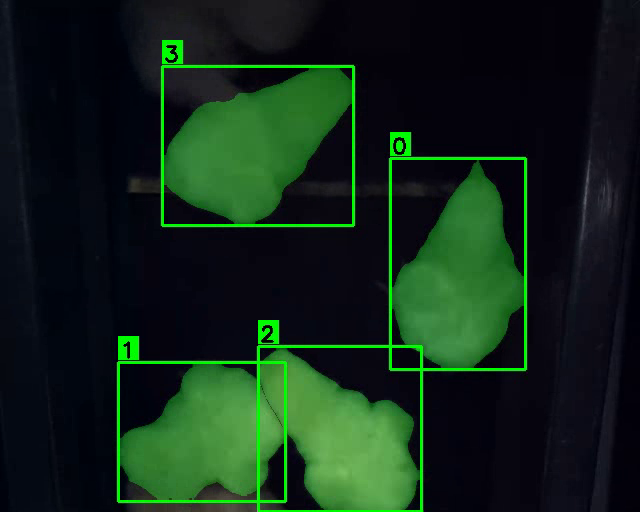
#> input picture frame 5 of data/5.avi_yolo11m_tracked.mp4, 640 x 512 px, given in place of 1.avi, which was not available
$ jupyter execute 'подсчет_цыплят_камера1.ipynb'
#> lines starting #> are read from the running program, lines starting #| are printed output that depends on the picture; after the words box and inside, x2 and y2 are one past the last pixel; in counts of white or black regions, pixels touching at a corner belong together; pictures that were not available may be replaced by others from this repository, and a replacement may not be noted
[cell 1]
import os, cv2
import numpy as np

video_path = "Dataset\\cam1\\1.avi"
# video_path = "1_.avi"
output_path = video_path+"_color_tracked.mp4"

cap = cv2.VideoCapture(video_path)
if not cap.isOpened():
    raise FileNotFoundError(f"Не удалось открыть видео: {video_path}")

frame_width = int(cap.get(cv2.CAP_PROP_FRAME_WIDTH))
frame_height = int(cap.get(cv2.CAP_PROP_FRAME_HEIGHT))
fps = int(cap.get(cv2.CAP_PROP_FPS)) or 30

# Настройка колонок для формата 1624х1240 46к/с (ДАТАСЕТ ТАКОЙ :)
row1_width = 200
row2_width = 420
row3_width = 480
row4_width = 420
row5_width = frame_width - (row1_width + row2_width + row3_width + row4_width)

x2 = row1_width
x3 = x2 + row2_width
x4 = x3 + row3_width
x5 = x4 + row4_width

# Цветовой фильтр. цыпленок детектится при появлении сразу
lower_yellow = np.array([10, 20, 110])   # Оттенок желтый H 10-40, насыщенность S 20-200
upper_yellow = np.array([40, 200, 255])  # Яркость V 60-255. 60 на темном датасете
kernel = cv2.getStructuringElement(cv2.MORPH_ELLIPSE, (7, 7))

# Инициализация
fourcc = cv2.VideoWriter_fourcc(*'mp4v')
out = cv2.VideoWriter(output_path, fourcc, fps, (812, 620))
seen_ids = {"row2": set(), "row3": set(), "row4": set()}
next_id = 0
tracks = {}  # {id: [cx, cy, frame, zone]}

frame_count = 0
while cap.isOpened():
    success, frame = cap.read()
#> frame is the input picture: shape (512, 640, 3); mean B, G, R 24.1, 39.1, 17.4
    if not success:
        break

    # frame = cv2.flip(frame, -1)  # flipCode = -1 → поворот на 180°
    frame[0:60, :] = 0  # Закрашиваем верхнюю часть кадра (60 пикселей) чёрным цветом (от ложных срабатываний отжелезки сверху).
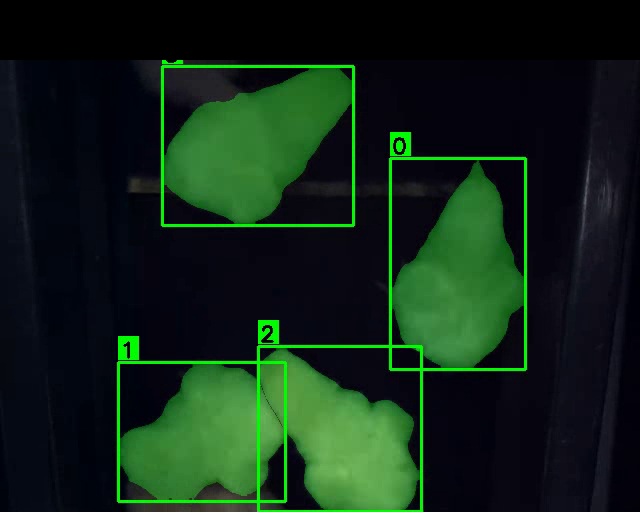
#> frame: shape (512, 640, 3); 11.72% of pixels changed, all inside (x1, y1, x2, y2) = (0, 0, 640, 60)
    # frame = cv2.medianBlur(frame,25)  # медианное размытие. Не помогло.
    annotated_frame = frame.copy()
    hsv = cv2.cvtColor(frame, cv2.COLOR_BGR2HSV)
#> hsv: shape (512, 640, 3); mean H, S, V 90.7, 156.1, 44
    mask = cv2.inRange(hsv, lower_yellow, upper_yellow)
#> mask: shape (512, 640); every value is 0
    mask = cv2.morphologyEx(mask, cv2.MORPH_OPEN, kernel)
    mask = cv2.morphologyEx(mask, cv2.MORPH_CLOSE, kernel)

    contours, _ = cv2.findContours(mask, cv2.RETR_EXTERNAL, cv2.CHAIN_APPROX_SIMPLE)
#> contours = []

    current_objects = []
    for cnt in contours:
        area = cv2.contourArea(cnt)
        if area < 30000:  # площадь объекта
            continue

        x, y, w, h = cv2.boundingRect(cnt)
        cx = x + w // 2
        cy = y + h // 2

        if x2 <= cx < x3:
            zone = "row2"
        elif x3 <= cx < x4:
            zone = "row3"
        elif x4 <= cx < x5:
            zone = "row4"
        else:
            continue

        current_objects.append((cx, cy, w, h, zone))
        color = (255, 0, 0) if zone == "row2" else (0, 255, 0) if zone == "row3" else (0, 0, 255)
        cv2.rectangle(annotated_frame, (x, y), (x+w, y+h), color, 4)
#> this loop made 0 passes
#> after the loop, current_objects = []

    # Трекинг с привязкой к колонке
    new_tracks = {}
    for cx, cy, w, h, zone in current_objects:
        matched = False
        for tid, (prev_cx, prev_cy, last_frame, prev_zone) in tracks.items():
            if zone == prev_zone and prev_cy < cy:
                new_tracks[tid] = (cx, cy, frame_count, zone)
                matched = True
                break

        if not matched:
            seen_ids[zone].add(next_id)
            new_tracks[next_id] = (cx, cy, frame_count, zone)
            next_id += 1
#> after the loop, new_tracks = 0 items; next_id = 0

    tracks = new_tracks
#> tracks = 0 items

    # Отрисовка
    cv2.line(annotated_frame, (x2, 0), (x2, frame_height), (255, 255, 255), 1)
    cv2.line(annotated_frame, (x3, 0), (x3, frame_height), (255, 255, 255), 1)
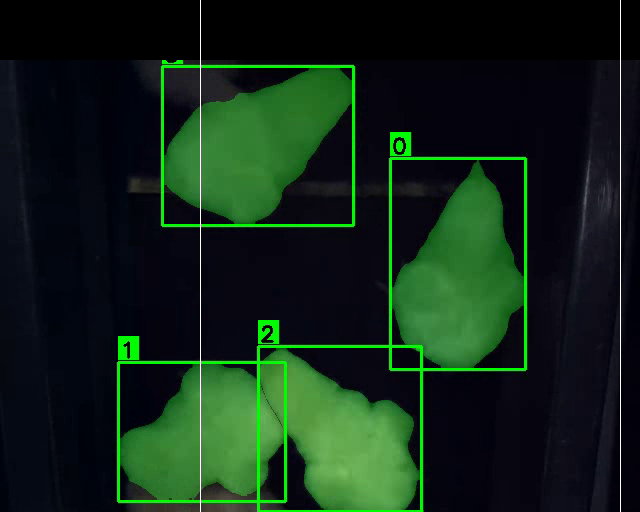
#> annotated_frame: shape (512, 640, 3); mean B, G, R 22.9, 38.4, 17
    cv2.line(annotated_frame, (x4, 0), (x4, frame_height), (255, 255, 255), 1)
    cv2.line(annotated_frame, (x5, 0), (x5, frame_height), (255, 255, 255), 1)

    for tid, (cx, cy, last_frame, zone) in tracks.items():
        color = (255, 0, 0) if zone == "row2" else (0, 255, 0) if zone == "row3" else (0, 0, 255)
        cv2.putText(annotated_frame, f"ID:{tid}", (int(cx), int(cy)),
                    cv2.FONT_HERSHEY_SIMPLEX, 1.0, color, 3)

    # УМЕНЬШАЕМ КАДР ПОСЛЕ ОБРАБОТКИ ДЛЯ ВЫХОДНОГО ВИДЕО
    annotated_frame = cv2.resize(annotated_frame, (812, 620), interpolation=cv2.INTER_AREA)
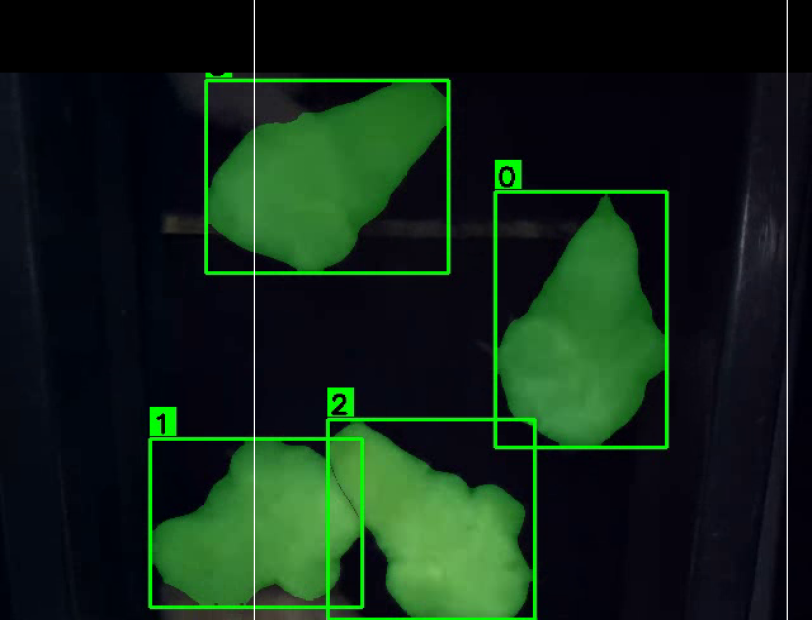
#> annotated_frame: shape (620, 812, 3); mean B, G, R 22.9, 38.4, 17
    out.write(annotated_frame)
    frame_count += 1
    if frame_count % 440 == 0:  # печатаем примерно раз в 10 секунд (440 фреймов)
        print(f"Кадр {frame_count}: объектов = {len(current_objects)}")

cap.release()
out.release()

# Вывод
row2_count = len(seen_ids["row2"])
row3_count = len(seen_ids["row3"])
row4_count = len(seen_ids["row4"])
total = row2_count + row3_count + row4_count
print("\n" + "="*60)
print(f"✅ Колонка 2 (левый): {row2_count}")
print(f"✅ Колонка 3 (центр): {row3_count}")
print(f"✅ Колонка 4 (правый): {row4_count}")
print(f"✅ ВСЕГО: {total}")
print("="*60)
# добавляем в имя файла total
os.rename(output_path, f"{'.'.join(output_path.split('.')[:-1])}_{total}.{output_path.split('.')[-1]}")

$ run again, starting later in the video
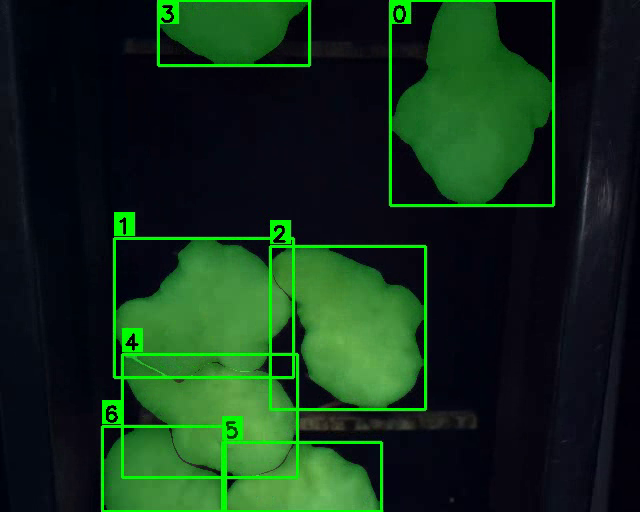
#> input picture frame 23 of data/5.avi_yolo11m_tracked.mp4, 640 x 512 px, given in place of 1.avi, which was not available
#> frame is the input picture: shape (512, 640, 3); mean B, G, R 25.2, 48.4, 18.7
#> `frame[0:60, :] = 0`:
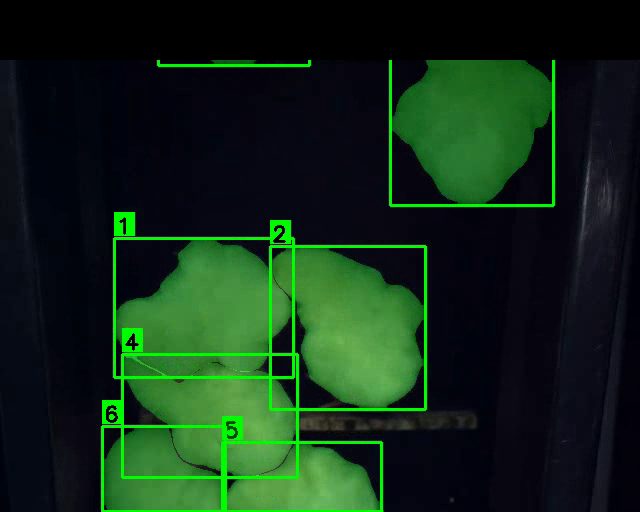
#> frame: shape (512, 640, 3); 11.71% of pixels changed, all inside (x1, y1, x2, y2) = (0, 0, 640, 60)
#> hsv: shape (512, 640, 3); mean H, S, V 87.7, 156.2, 49.4
#> mask: shape (512, 640); every value is 0
#> contours = []
#> after the loop `for cx, cy, w, h, zone in current_objects:`: new_tracks = 0 items; next_id = 0
#> tracks = 0 items
#> `annotated_frame = cv2.resize(annotated_frame, (812, 620), interpolatio..`:
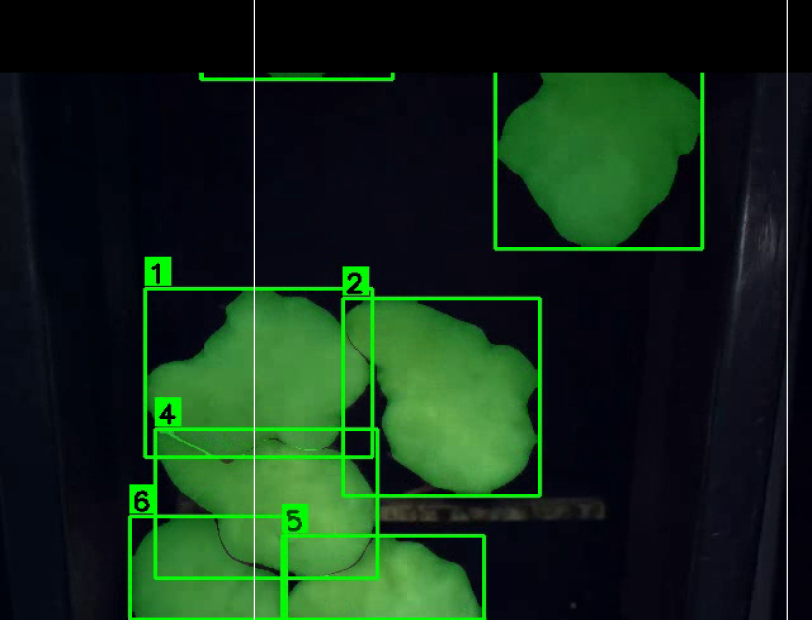
#> annotated_frame: shape (620, 812, 3); mean B, G, R 23.7, 43.9, 18.2

$ run again, starting later in the video
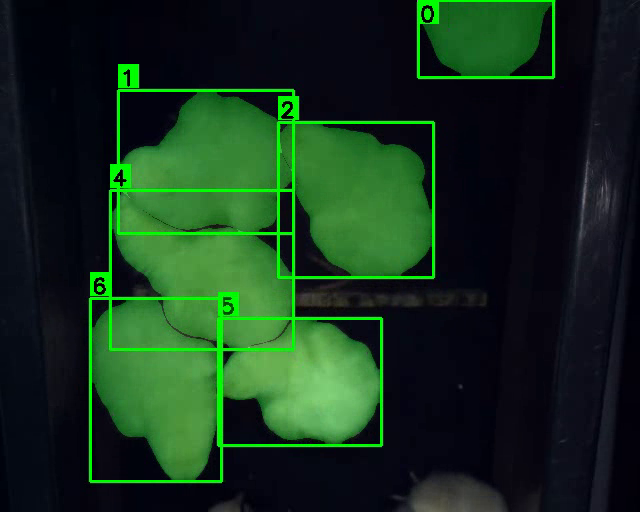
#> input picture frame 42 of data/5.avi_yolo11m_tracked.mp4, 640 x 512 px, given in place of 1.avi, which was not available
#> frame is the input picture: shape (512, 640, 3); mean B, G, R 27.6, 50.2, 21.3
#> `frame[0:60, :] = 0`:
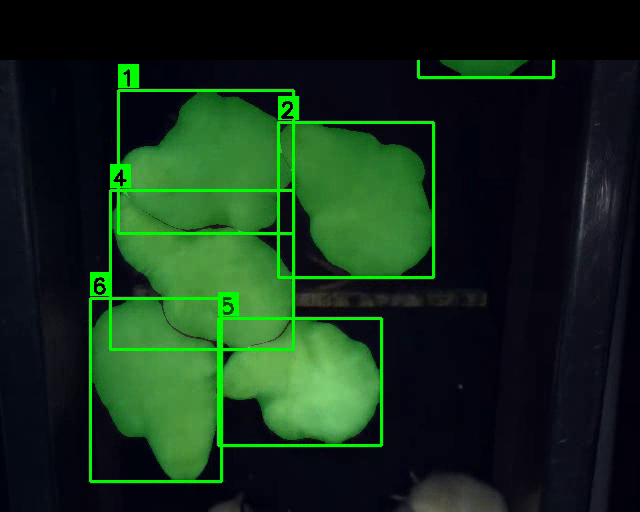
#> frame: shape (512, 640, 3); 11.71% of pixels changed, all inside (x1, y1, x2, y2) = (0, 0, 640, 60)
#> hsv: shape (512, 640, 3); mean H, S, V 86.8, 148.5, 52.9
#> mask: shape (512, 640); every value is 0
#> contours = []
#> after the loop `for cx, cy, w, h, zone in current_objects:`: new_tracks = 0 items; next_id = 0
#> tracks = 0 items
#> `annotated_frame = cv2.resize(annotated_frame, (812, 620), interpolatio..`:
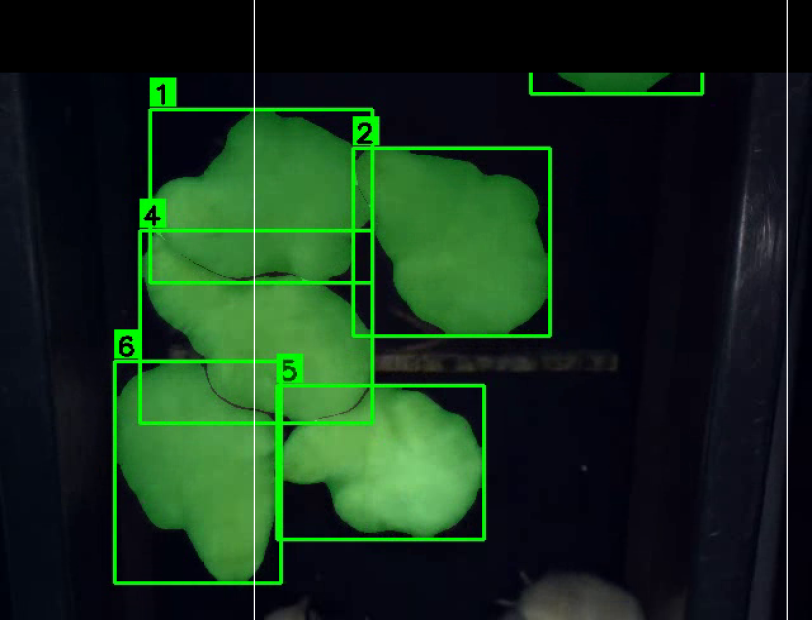
#> annotated_frame: shape (620, 812, 3); mean B, G, R 26.2, 47.6, 21
